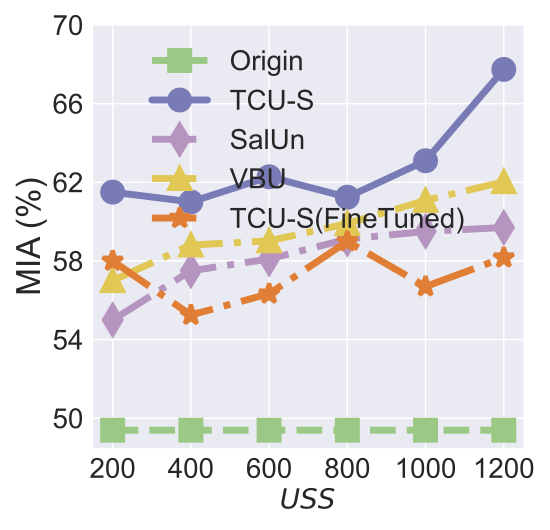

Reproduce this figure in Python.


import numpy as np
import matplotlib.pyplot as plt

epsilon = 3
beta = 1 / epsilon


x=[1, 2, 3, 4, 5, 6]
# validation_for_plt =[97,95.8600, 94.9400, 93.5400, 93.2400]
# attack_for_plt=[0, 0.3524, 0, 0.1762, 0.1762]
# basic_for_plt=[99.8, 99.8, 99.8, 99.8, 99.8]

labels = ['200', '400', '600', '800', '1000', '1200']
# unl_org = [97.77, 97.55, 97.35, 97.29, 97.21, 97.21]


OUL_finetuned = [0.579999, 0.55249, 0.5633, 0.5899, 0.56699, 0.58166]

# unl_hess_r = [96.6, 96.66, 96.04, 95.94, 95.85, 97.21]
OUL = [0.6150, 0.6100, 0.6228, 0.612399, 0.630946, 0.6774]

org_acc = [0.4939, 0.4939, 0.4939, 0.4939, 0.4939, 0.4939]

salun_acc = [0.5500, 0.575,  0.581, 0.5911, 0.59500, 0.597]
# unl_ss_wo = [94.32, 94.53, 94.78, 93.38, 94.04, 97.21]
vbu_ldp_acc = [0.5700, 0.5881, 0.5902, 0.5990, 0.6108, 0.6203]


for i in range(len(OUL)):
    OUL[i] = OUL[i]*100
    org_acc[i] = org_acc[i]*100
    salun_acc[i] = salun_acc[i]*100
    vbu_ldp_acc[i] = vbu_ldp_acc[i] * 100
    OUL_finetuned[i] = OUL_finetuned[i] * 100


plt.style.use('seaborn')
plt.figure(figsize=(5.5, 5.3))
l_w=5
m_s=15
marker_s = 3
markevery=1
#plt.figure(figsize=(8, 5.3))
#plt.plot(x, unl_fr, color='blue', marker='^', label='Retrain',linewidth=l_w, markersize=m_s)

#plt.plot(x, unl_ss_w, color='g',  marker='*',  label='PriMU$_{w}$',linewidth=l_w, markersize=m_s)
plt.plot(x, org_acc, linestyle='--', color='#9BC985',  marker='s', fillstyle='full', markevery=markevery,
         label='Origin',linewidth=l_w, markersize=m_s, markeredgewidth=marker_s)


plt.plot(x, OUL, linestyle='-', color='#797BB7', marker='o', fillstyle='full', markevery=markevery,
         label='TCU-S', linewidth=l_w, markersize=m_s, markeredgewidth=marker_s)




plt.plot(x, salun_acc, linestyle='-.', color='#B595BF',  marker='d', fillstyle='full', markevery=markevery, label='SalUn',linewidth=l_w, markersize=m_s, markeredgewidth=marker_s)



plt.plot(x, vbu_ldp_acc, linestyle='-.', color='#E1C855',  marker='^', fillstyle='full', markevery=markevery,
         label='VBU',linewidth=l_w, markersize=m_s, markeredgewidth=marker_s)

plt.plot(x, OUL_finetuned, linestyle='-.', color='#E07E35',  marker='*', fillstyle='full', markevery=markevery, label='TCU-S(FineTuned)',linewidth=l_w, markersize=m_s, markeredgewidth=marker_s)



# plt.grid()
leg = plt.legend(fancybox=True, shadow=True)
# plt.xlabel('Malicious Client Ratio (%)' ,fontsize=16)
plt.ylabel('MIA (%)' ,fontsize=24)
my_y_ticks = np.arange(50., 71, 4)
plt.yticks(my_y_ticks,fontsize=20)
plt.xlabel('$\it USS$' ,fontsize=20)

plt.xticks(x, labels, fontsize=20)
# plt.title('On CIFAR10',fontsize=24)

# plt.annotate(r"1e0", xy=(0.1, 1.01), xycoords='axes fraction', xytext=(-10, 10), textcoords='offset points', ha='right', va='center', fontsize=15)


# plt.title('(c) Utility Preservation', fontsize=24)
plt.legend(loc='best',          # same manual position
           fontsize=20,               # same font size
           ncol=1,
           columnspacing=1.,         # distance between the two columns
           handletextpad=0.8)         # gap between symbol and text

plt.tight_layout()
#plt.title("MNIST")
plt.rcParams['figure.figsize'] = (2.0, 1)
plt.rcParams['image.interpolation'] = 'nearest'
plt.rcParams['figure.subplot.left'] = 0.11
plt.rcParams['figure.subplot.bottom'] = 0.08
plt.rcParams['figure.subplot.right'] = 0.977
plt.rcParams['figure.subplot.top'] = 0.969
plt.savefig('MNIST_model_MIA_uss_finetuned.pdf', format='pdf', dpi=200)
plt.show()
